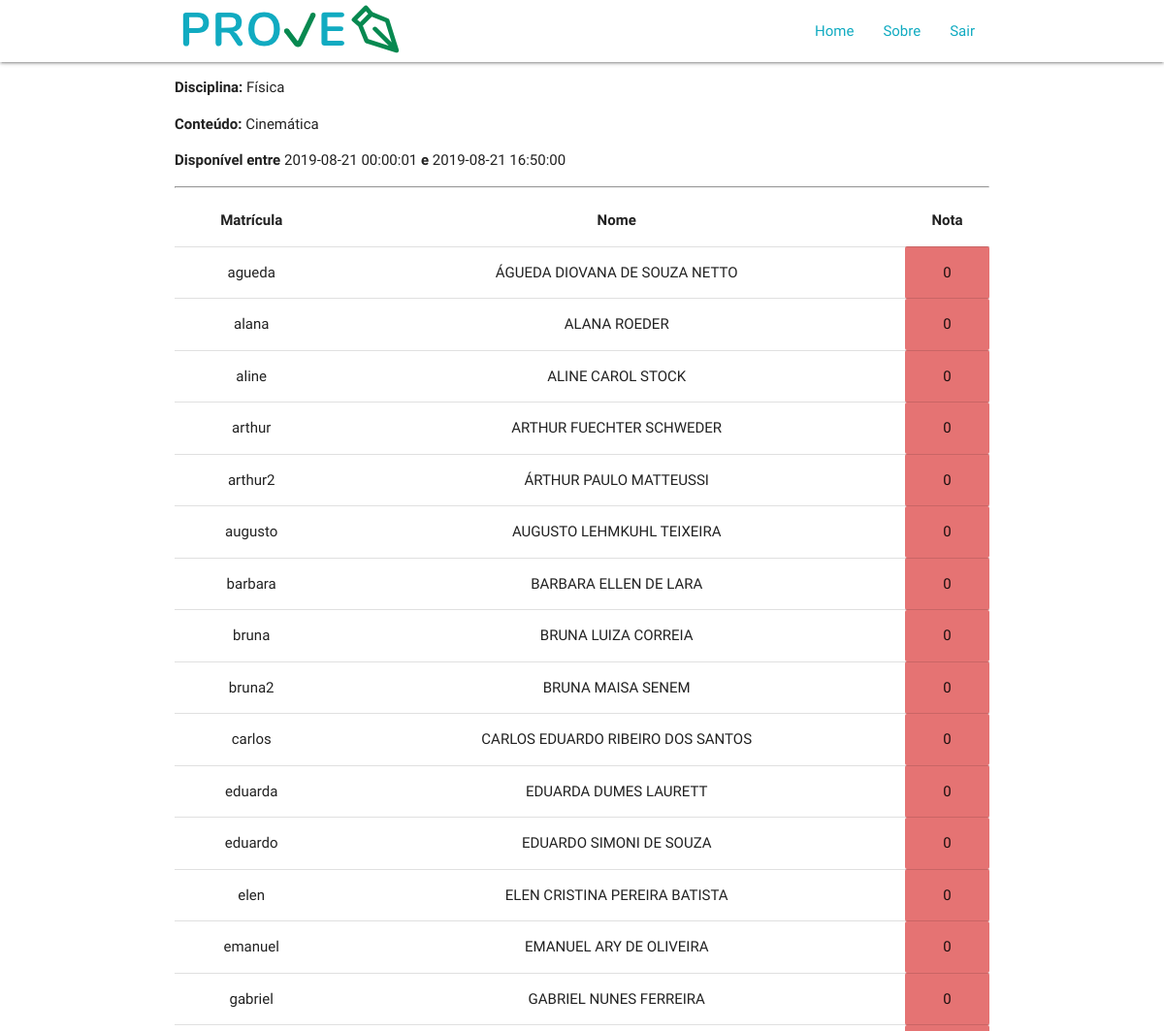
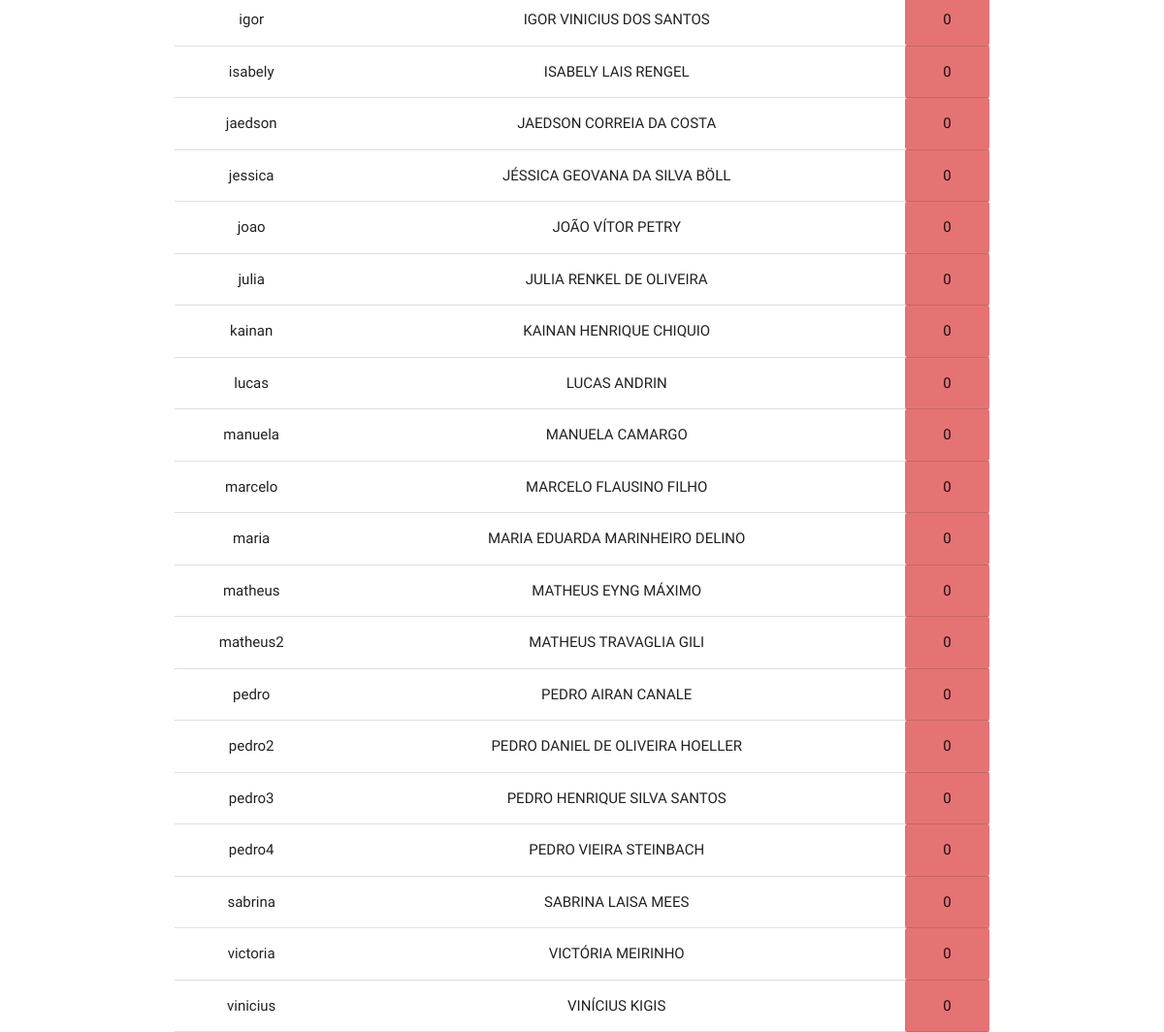
The page /avaliacao_viewCorrecao_prof.php?codigo=1 (signed in) on the database its author committed (2 pictures, top to bottom).
### tables this page shows
CREATE TABLE IF NOT EXISTS `Avaliacoes` (
  `Codigo_Avaliacao` INT NOT NULL AUTO_INCREMENT,
  `Conteudo` VARCHAR(50) NOT NULL,
  `Disciplina_Codigo_Disciplina` INT NOT NULL,
  `Data_Inicio` DATETIME NOT NULL,
  `Data_Fim` DATETIME NOT NULL,
  `Peso` VARCHAR(5) NULL,
  `Embaralhar` TINYINT NULL,
  PRIMARY KEY (`Codigo_Avaliacao`),
  INDEX `fk_Avaliacoes_Disciplina1_idx` (`Disciplina_Codigo_Disciplina` ASC),
  CONSTRAINT `fk_Avaliacoes_Disciplina1`
    FOREIGN KEY (`Disciplina_Codigo_Disciplina`)
    REFERENCES `Disciplinas` (`Codigo_Disciplina`)
    ON DELETE NO ACTION
    ON UPDATE NO ACTION);

CREATE TABLE IF NOT EXISTS `Disciplinas` (
  `Codigo_Disciplina` INT NOT NULL AUTO_INCREMENT,
  `Nome` VARCHAR(50) NOT NULL,
  `Serie_Codigo_Serie` INT NOT NULL,
  PRIMARY KEY (`Codigo_Disciplina`),
  INDEX `fk_Disciplinas_Serie1_idx` (`Serie_Codigo_Serie` ASC),
  CONSTRAINT `fk_Disciplinas_Serie1`
    FOREIGN KEY (`Serie_Codigo_Serie`)
    REFERENCES `Serie` (`Codigo_Serie`)
    ON DELETE NO ACTION
    ON UPDATE NO ACTION);

CREATE TABLE IF NOT EXISTS `Alunos` (
  `Matricula` VARCHAR(15) NOT NULL,
  `Nome` VARCHAR(100) NOT NULL,
  `Email` VARCHAR(100)  NULL,
  `Data_Nascimento` DATE NULL,
  `Ultimo_Login` DATETIME NULL,
  `Senha` VARCHAR(255) NOT NULL,
  PRIMARY KEY (`Matricula`));

### disciplinas_pdo.php (called while the page is built, shortened)
<?php
function selectPDO_discaval ($codigo, $tabela ) {
	try {
		$sql = 'select d.Codigo_Disciplina as "ID Disciplina", d.Nome as "Disciplina", a.Codigo_Avaliacao as "ID Avaliacao", a.Conteudo, a.Data_Inicio, a.Data_Fim, a.Peso, a.Embaralhar
		 FROM avaliacoes a, disciplinas d
		 WHERE d.Codigo_Disciplina = a.Disciplina_Codigo_Disciplina ';
		if($tabela == 'disciplina') {
			$sql .= ' and d.Codigo_Disciplina = '.$codigo;
		} else if ($tabela == 'avaliacao') {
			$sql .=  'and a.Codigo_Avaliacao = '.$codigo;
		}
		$sql .= " ORDER BY a.Data_Fim";
		$consulta = $GLOBALS['pdo']->query($sql);
		$registros = array();
		for ($i = 0; $linha = $consulta->fetch(PDO::FETCH_ASSOC); $i++) {
			$registros[$i] = array();
			array_push($registros[$i], $linha['ID Disciplina']);
			array_push($registros[$i], $linha['Disciplina']);
			array_push($registros[$i], $linha['ID Avaliacao']);
			array_push($registros[$i], $linha['Conteudo']);
			array_push($registros[$i], $linha['Data_Inicio']);
			array_push($registros[$i], $linha['Data_Fim']);
			array_push($registros[$i], $linha['Peso']);
			array_push($registros[$i], $linha['Embaralhar']);
		}
		return $registros;
	} catch (PDOException $e) {
		echo "Erro: ".$e->getMessage();
	}
}
?>

### funcoes_correcao.php (the view, shortened to what this page needs)
<?php
	function notaTodasAvalProf_view($cod_avaliacao) {
		$notas = notaTodasAvalProf($cod_avaliacao);
		echo "<table class='centered highlight table-responsive'>";
			echo "<thead>";
				echo "<tr>";
					echo "<th>Matrícula</th>";
					echo "<th>Nome</th>";
					echo "<th>Nota</th>";
				echo "</tr>";
			echo "</thead>";
			echo "<tbody>";
			for ($i=0; $i < count($notas); $i++) {
				$sql = "SELECT Nome FROM Alunos WHERE Matricula = '".$notas[$i][0]."'";
				$query = $GLOBALS['pdo']->query($sql);
				$row = $query->fetch(PDO::FETCH_ASSOC);
				$nome = $row['Nome'];
				$cor = $notas[$i][1] >= 7 ? ' green lighten-2 ' : ' red lighten-2 ';
				echo "<tr>";
					echo "<td>".$notas[$i][0]."</td>";
					echo "<td>".$nome."</td>";
					echo "<td class='".$cor."'>".$notas[$i][1]."</td>";
				echo "</tr>";
			}
			echo "</tbody>";
		echo "</table>";
	}
	function notaTodasAvalProf($cod_avaliacao) {
		$sql = "SELECT Disciplina_Codigo_Disciplina FROM Avaliacoes WHERE Codigo_Avaliacao = ".$cod_avaliacao;
		$query = $GLOBALS['pdo']->query($sql);
		$row = $query->fetch(PDO::FETCH_ASSOC);
		$cod_disciplina = $row['Disciplina_Codigo_Disciplina'];
		$sql = "SELECT Alunos_Matricula FROM Disciplina_has_Alunos WHERE Disciplina_Codigo_Disciplina = ".$cod_disciplina;
		$query = $GLOBALS['pdo']->query($sql);
		$matriculas = array();
		for ($i=0; $row = $query->fetch(PDO::FETCH_ASSOC); $i++) {
			array_push($matriculas, $row['Alunos_Matricula']);
		}
		$notas = array();
		for ($i=0; $i < count($matriculas); $i++) {
			$notas[$i] = array();
			array_push ($notas[$i], $matriculas[$i]);
			array_push ($notas[$i], notaAvaliacao($cod_avaliacao, $matriculas[$i]));
		}
		return $notas;
	}
	function notaAvaliacao($cod_avaliacao, $matricula) {
		$correcao = correcaoAvaliacao($cod_avaliacao, $matricula);
		$qtd_questoes = count($correcao);
		if($qtd_questoes > 0) {
			$valor_questao = 10 / $qtd_questoes;
			$nota = 0;
			for ($i=0; $i < $qtd_questoes; $i++) {
				$nota += $correcao[$i][1];
			}
			$nota *= $valor_questao;
			return round($nota,1);
		}
	}
	function correcaoAvaliacao($cod_avaliacao, $matricula) {
		$query = "SELECT Codigo_Questao FROM Questao Q, Questoes_has_Avaliacoes QA WHERE QA.Questoes_Codigo_Questao = Q.Codigo_Questao AND QA.Avaliacoes_Codigo_Avaliacao = ".$cod_avaliacao;
		$consulta = $GLOBALS['pdo']->query($query);
		$cod_questoes = array();
		for ($i = 0; $linha = $consulta->fetch(PDO::FETCH_ASSOC); $i++) {
			array_push($cod_questoes, $linha['Codigo_Questao']);
		}
		$qtd_questoes = count($cod_questoes);
		$correcao = array();
		for ($i=0; $i < $qtd_questoes; $i++) {
			$correcao[$i] = array();
			$correcao[$i][0] = $cod_questoes[$i];
			$correcao[$i][1] = correcaoResposta($cod_questoes[$i], $matricula);
		}
		return $correcao;
	}
	function correcaoResposta($cod_questao, $matricula) {
		$query = "SELECT Tipo_Codigo FROM Questao WHERE Codigo_Questao = ".$cod_questao;
		$consulta = $GLOBALS['pdo']->query($query);
		$linha = $consulta->fetch(PDO::FETCH_ASSOC);
		$tipo_codigo = $linha['Tipo_Codigo'];
		switch ($tipo_codigo) {
			case 1:
				return correcaoResposta_disc($cod_questao, $matricula);
				break;
			case 2:
				return correcaoResposta_unica($cod_questao, $matricula);
				break;
			case 3:
				return correcaoResposta_VouF($cod_questao, $matricula);
				break;
		}
	}
	function correcaoResposta_disc($cod_questao, $matricula) {
		$query0 = "SELECT Codigo_Discursiva FROM Discursiva WHERE Alunos_Matricula = '".$matricula."' AND Questao_Codigo = ".$cod_questao;
		$consulta = $GLOBALS['pdo']->query($query0);
		$linha = $consulta->fetch(PDO::FETCH_ASSOC);
		$cod_resposta = $linha['Codigo_Discursiva'];
		if(isset($cod_resposta)) {
			$query = "SELECT Correta FROM Discursiva WHERE Codigo_Discursiva = ".$cod_resposta.";";
			$consulta = $GLOBALS['pdo']->query($query);
			$linha = $consulta->fetch(PDO::FETCH_ASSOC);
			return ($linha['Correta'] / 2);
		} else {
			return 0;
		}
	}
	function correcaoResposta_unica($cod_questao, $matricula) {
		$query1 = "SELECT Codigo_Alternativa FROM Alternativa WHERE Correta = 1 AND Questao_Codigo = ".$cod_questao;
		$consulta = $GLOBALS['pdo']->query($query1);
		$linha = $consulta->fetch(PDO::FETCH_ASSOC);
		$alt_correta = $linha['Codigo_Alternativa'];
		$query2 = "SELECT Resposta FROM Resposta_Alternativa WHERE Alternativa_Alternativa_Codigo = ".$alt_correta." AND Alunos_Matricula = '".$matricula."'";
		$consulta = $GLOBALS['pdo']->query($query2);
		$linha = $consulta->fetch(PDO::FETCH_ASSOC);
		return $linha['Resposta'];
	}
	function correcaoResposta_VouF($cod_questao, $matricula) {
		$query1 = "SELECT Codigo_Alternativa, Correta FROM Alternativa WHERE Questao_Codigo = ".$cod_questao." ORDER BY Codigo_Alternativa";
		$alt_corretas = array();
		$cod_alts = array();
		$consulta = $GLOBALS['pdo']->query($query1);
		for ($i = 0; $linha = $consulta->fetch(PDO::FETCH_ASSOC); $i++) {
			array_push($alt_corretas, $linha['Correta']);
			array_push($cod_alts, $linha['Codigo_Alternativa']);
		}
		$qtd_alt = count($alt_corretas);
		$inicial = $cod_alts[0];
		$final = $cod_alts[($qtd_alt-1)];
		$query2 = "SELECT Resposta FROM Resposta_Alternativa WHERE Alternativa_Alternativa_Codigo >= ".$inicial." AND Alternativa_Alternativa_Codigo <= ".$final." AND Alunos_Matricula = '".$matricula."' ORDER BY Alternativa_Alternativa_Codigo";
		$consulta = $GLOBALS['pdo']->query($query2);
		$alt_respostas = array();
		for ($i = 0; $linha = $consulta->fetch(PDO::FETCH_ASSOC); $i++) {
			array_push($alt_respostas, $linha['Resposta']);
		}
		if(count($alt_respostas) == count($alt_corretas)) {
			$qtd_acertos = 0;
			for ($i=0; $i < $qtd_alt; $i++) {
				if ($alt_corretas[$i] == $alt_respostas[$i]) {
					$qtd_acertos++;
				}
			}
			$correcao = $qtd_acertos / $qtd_alt;
			return round($correcao,2);
		} else {
			return 0;
		}
	}
?>

### avaliacao_viewCorrecao_prof.php (shortened to what this page needs)
<!DOCTYPE html>
<?php
	if (isset($_POST['codigo'])) {
		$codigo = $_POST['codigo'];
	} else if (isset($_GET['codigo'])) {
		$codigo = $_GET['codigo'];
	} else {
		$codigo = '';
	}
	include 'disciplinas_pdo.php';
	include 'avaliacao_pdo.php';
	include 'funcoes.php';
	include 'funcoes_correcao.php';
	$registros = selectPDO_discaval($codigo, 'avaliacao');
	if($codigo != '') {
		$disciplina = $registros[0][1];
		$conteudo = $registros[0][3];
		$data_inicio = $registros[0][4];
		$data_fim = $registros[0][5];
	} else {
		$title = '';
	}
?>
<html>
<head>
	<link rel="stylesheet" href="https://cdnjs.cloudflare.com/ajax/libs/materialize/1.0.0/css/materialize.min.css">
	<link href="assets/css/login/login.css" type="text/css" rel="stylesheet" media="screen,projection"/>
</head>
<body>
	<header>
	</header>
	<main>
		<div class="container">
			<div id="info-avaliacao">
			<?php
				echo "<p><b>Disciplina:</b> ".$disciplina."</p>";
				echo "<p><b>Conteúdo:</b> ".$conteudo."</p>";
				echo "<p><b>Disponível entre</b> ".$data_inicio." <b>e</b> ".$data_fim."</p>";
				echo "<hr/>";
			?>
			</div>
			<div id="avaliacao-correcao">
				<?php notaTodasAvalProf_view($codigo); ?>
			</div>
		</div>
	</main>
</body>
</html>

### rows shown on the page
avaliacoes: Disciplina_Codigo_Disciplina.Nome "Física", Conteudo "Cinemática", Data_Inicio "2019-08-21 00:00:01", Data_Fim "2019-08-21 16:50:00"
alunos: Nome "ÁGUEDA DIOVANA DE SOUZA NETTO"
alunos: Nome "ALANA ROEDER"
alunos: Nome "ALINE CAROL STOCK"
alunos: Nome "ARTHUR FUECHTER SCHWEDER"
alunos: Nome "ÁRTHUR PAULO MATTEUSSI"
alunos: Nome "AUGUSTO LEHMKUHL TEIXEIRA"
alunos: Nome "BARBARA ELLEN DE LARA"
alunos: Nome "BRUNA LUIZA CORREIA"
alunos: Nome "BRUNA MAISA SENEM"
alunos: Nome "CARLOS EDUARDO RIBEIRO DOS SANTOS"
alunos: Nome "EDUARDA DUMES LAURETT"
alunos: Nome "EDUARDO SIMONI DE SOUZA"
alunos: Nome "ELEN CRISTINA PEREIRA BATISTA"
alunos: Nome "EMANUEL ARY DE OLIVEIRA"
alunos: Nome "GABRIEL NUNES FERREIRA"
alunos: Nome "IGOR VINICIUS DOS SANTOS"
alunos: Nome "ISABELY LAIS RENGEL"
alunos: Nome "JAEDSON CORREIA DA COSTA"
alunos: Nome "JÉSSICA GEOVANA DA SILVA BÖLL"
alunos: Nome "JOÃO VÍTOR PETRY"
alunos: Nome "JULIA RENKEL DE OLIVEIRA"
alunos: Nome "KAINAN HENRIQUE CHIQUIO"
alunos: Nome "LUCAS ANDRIN"
alunos: Nome "MANUELA CAMARGO"
alunos: Nome "MARCELO FLAUSINO FILHO"
alunos: Nome "MARIA EDUARDA MARINHEIRO DELINO"
alunos: Nome "MATHEUS EYNG MÁXIMO"
alunos: Nome "MATHEUS TRAVAGLIA GILI"
alunos: Nome "PEDRO AIRAN CANALE"
alunos: Nome "PEDRO DANIEL DE OLIVEIRA HOELLER"
alunos: Nome "PEDRO HENRIQUE SILVA SANTOS"
alunos: Nome "PEDRO VIEIRA STEINBACH"
alunos: Nome "SABRINA LAISA MEES"
alunos: Nome "VICTÓRIA MEIRINHO"
alunos: Nome "VINÍCIUS KIGIS"

### other values the page prints
$notas[$i][0] "agueda"
$notas[$i][1] "0"
$notas[$i][0] "alana"
$notas[$i][0] "aline"
$notas[$i][0] "arthur"
$notas[$i][0] "arthur2"
$notas[$i][0] "augusto"
$notas[$i][0] "barbara"
$notas[$i][0] "bruna"
$notas[$i][0] "bruna2"
$notas[$i][0] "carlos"
$notas[$i][0] "eduarda"
$notas[$i][0] "eduardo"
$notas[$i][0] "elen"
$notas[$i][0] "emanuel"
